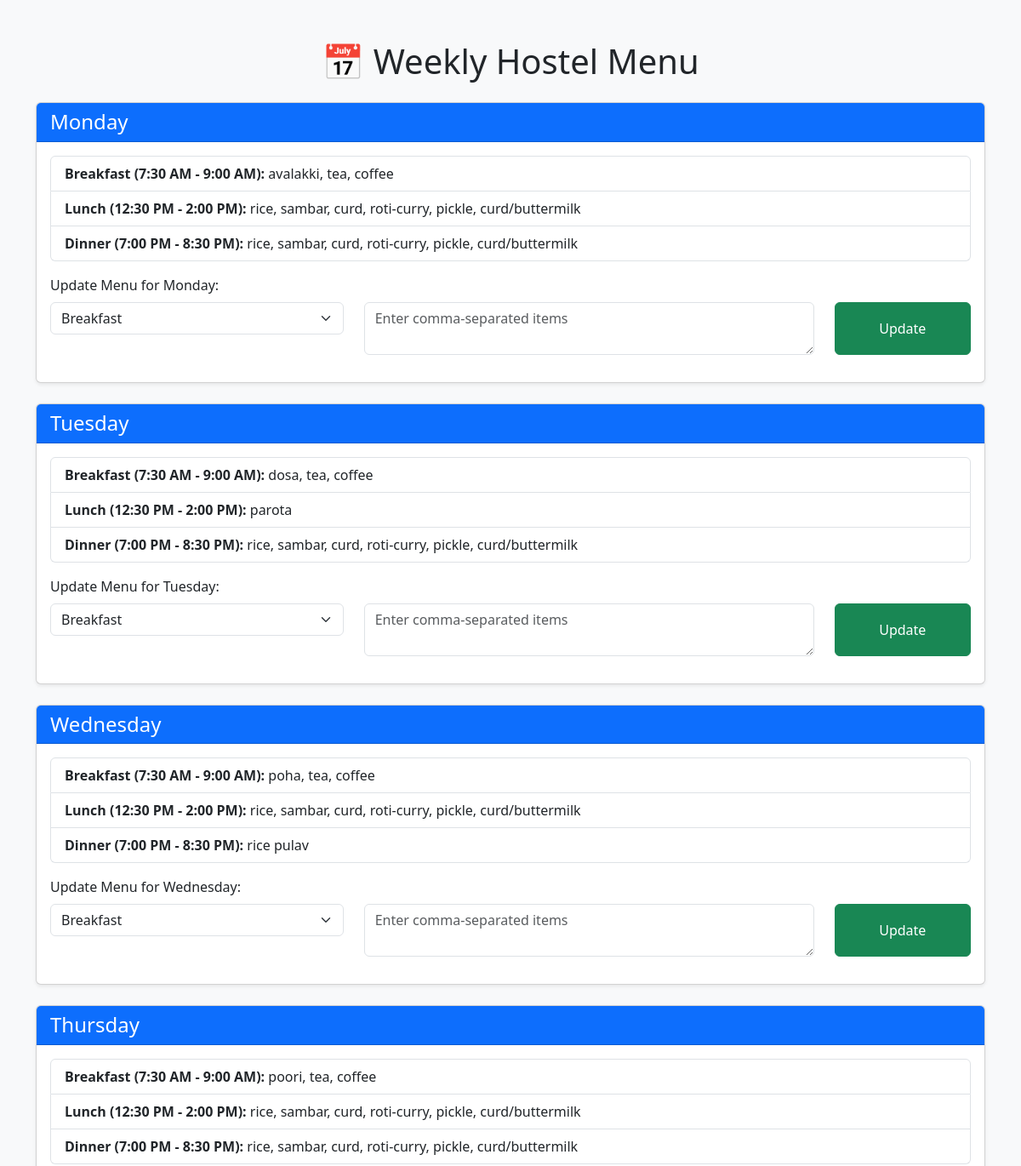
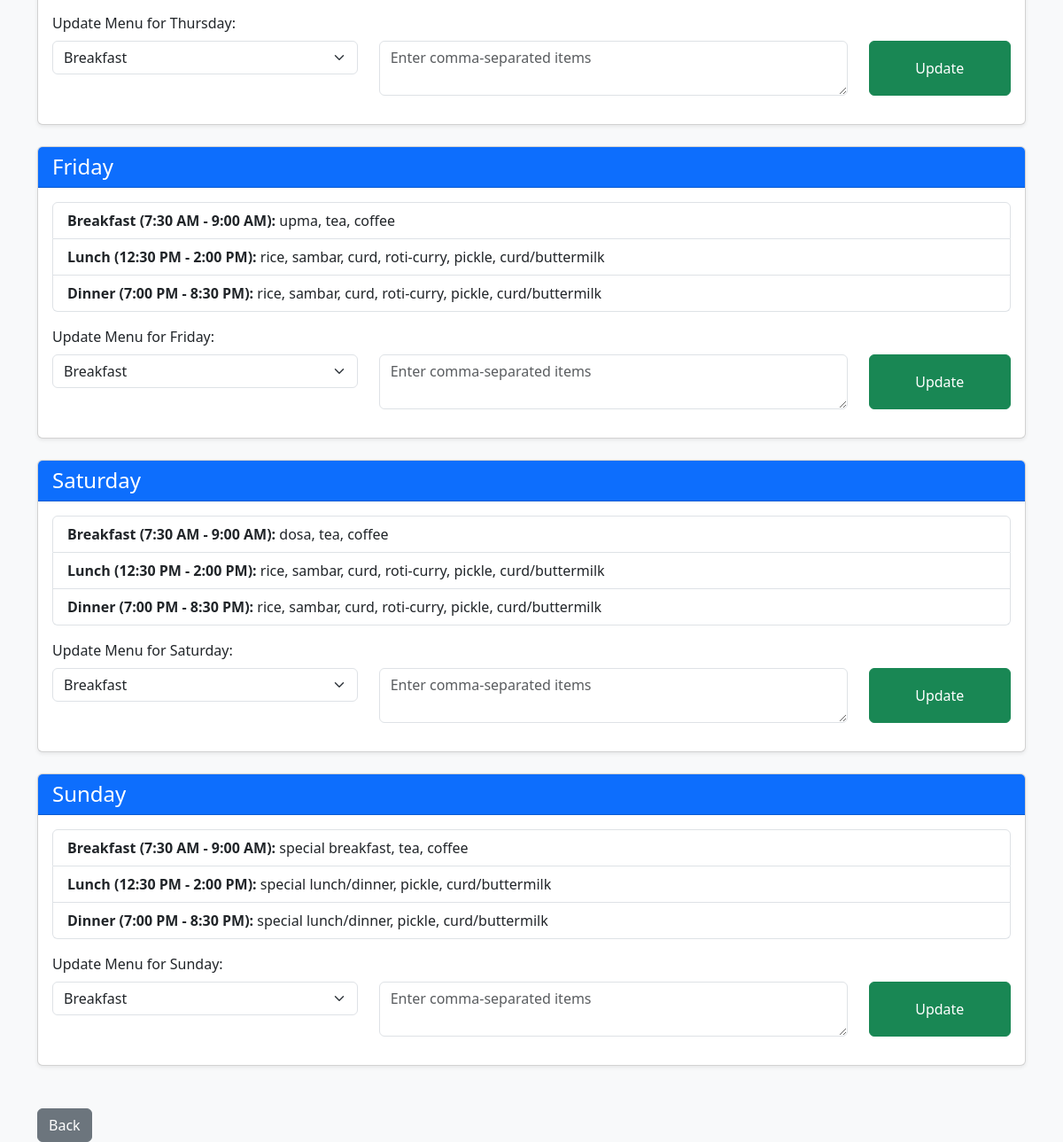
The page /menu on the database its author committed (2 pictures, top to bottom).
### tables this page shows
CREATE TABLE menu (
                        id INTEGER PRIMARY KEY AUTOINCREMENT,
                        day TEXT NOT NULL,
                        meal TEXT NOT NULL,  -- breakfast/lunch/dinner
                        items TEXT NOT NULL
                    );

### app.py (the view)
@app.route('/')
@app.route('/menu')
def show_menu():
    conn = get_db_connection()
    menu = conn.execute("SELECT * FROM menu").fetchall()
    conn.close()
    structured_menu = {}
    for row in menu:
        day = row['day']
        meal = row['meal']
        if day not in structured_menu:
            structured_menu[day] = {}
        structured_menu[day][meal] = row['items']
    timings = {
        "breakfast": "7:30 AM - 9:00 AM",
        "lunch": "12:30 PM - 2:00 PM",
        "dinner": "7:00 PM - 8:30 PM"
    }
    return render_template("menu.html", menu=structured_menu, timings=timings)

### app.py (called while the page is built)
def get_db_connection():
    conn = sqlite3.connect('students.db')
    conn.row_factory = sqlite3.Row
    return conn

### templates/menu.html (shortened to what this page needs)
<!DOCTYPE html>
<html lang="en">
<head>
    <link href="https://cdn.jsdelivr.net/npm/bootstrap@5.3.0/dist/css/bootstrap.min.css" rel="stylesheet">
</head>
<body class="bg-light">
    <div class="container mt-5">
        <h1 class="text-center mb-4">📅 Weekly Hostel Menu</h1>
        {% for day, meals in menu.items() %}
            <div class="card mb-4 shadow-sm">
                <div class="card-header bg-primary text-white">
                    <h4 class="mb-0">{{ day }}</h4>
                </div>
                <div class="card-body">
                    <ul class="list-group mb-3">
                        <li class="list-group-item">
                            <strong>Breakfast ({{ timings["breakfast"] }}):</strong> {{ meals["breakfast"] }}
                        </li>
                        <li class="list-group-item">
                            <strong>Lunch ({{ timings["lunch"] }}):</strong> {{ meals["lunch"] }}
                        </li>
                        <li class="list-group-item">
                            <strong>Dinner ({{ timings["dinner"] }}):</strong> {{ meals["dinner"] }}
                        </li>
                    </ul>
                    <form action="/update_menu" method="POST">
                        <div class="mb-3">
                            <label class="form-label">Update Menu for {{ day }}:</label>
                            <div class="row">
                                <div class="col-md-4">
                                    <select class="form-select" name="meal" required>
                                        <option value="breakfast">Breakfast</option>
                                    </select>
                                </div>
                                <div class="col-md-6">
                                    <textarea class="form-control" name="items" rows="2" placeholder="Enter comma-separated items" required></textarea>
                                </div>
                                <div class="col-md-2 d-grid">
                                    <button type="submit" class="btn btn-success">Update</button>
                                </div>
                            </div>
                        </div>
                    </form>
                </div>
            </div>
        {% endfor %}
    </div>
    <div class="container mt-5">
        <a href="http://localhost:5000" class="btn btn-secondary">Back</a>
    </div>
</body>
</html>

### rows shown on the page
menu: day "Monday", breakfast "7:30 AM - 9:00 AM", breakfast "avalakki, tea, coffee", lunch "12:30 PM - 2:00 PM", lunch "rice, sambar, curd, roti-curry, pickle, curd/buttermilk", dinner "7:00 PM - 8:30 PM", dinner "rice, sambar, curd, roti-curry, pickle, curd/buttermilk"
menu: day "Tuesday", breakfast "7:30 AM - 9:00 AM", breakfast "dosa, tea, coffee", lunch "12:30 PM - 2:00 PM", lunch "parota", dinner "7:00 PM - 8:30 PM", dinner "rice, sambar, curd, roti-curry, pickle, curd/buttermilk"
menu: day "Wednesday", breakfast "7:30 AM - 9:00 AM", breakfast "poha, tea, coffee", lunch "12:30 PM - 2:00 PM", lunch "rice, sambar, curd, roti-curry, pickle, curd/buttermilk", dinner "7:00 PM - 8:30 PM", dinner "rice pulav"
menu: day "Thursday", breakfast "7:30 AM - 9:00 AM", breakfast "poori, tea, coffee", lunch "12:30 PM - 2:00 PM", lunch "rice, sambar, curd, roti-curry, pickle, curd/buttermilk", dinner "7:00 PM - 8:30 PM", dinner "rice, sambar, curd, roti-curry, pickle, curd/buttermilk"
menu: day "Friday", breakfast "7:30 AM - 9:00 AM", breakfast "upma, tea, coffee", lunch "12:30 PM - 2:00 PM", lunch "rice, sambar, curd, roti-curry, pickle, curd/buttermilk", dinner "7:00 PM - 8:30 PM", dinner "rice, sambar, curd, roti-curry, pickle, curd/buttermilk"
menu: day "Saturday", breakfast "7:30 AM - 9:00 AM", breakfast "dosa, tea, coffee", lunch "12:30 PM - 2:00 PM", lunch "rice, sambar, curd, roti-curry, pickle, curd/buttermilk", dinner "7:00 PM - 8:30 PM", dinner "rice, sambar, curd, roti-curry, pickle, curd/buttermilk"
menu: day "Sunday", breakfast "7:30 AM - 9:00 AM", breakfast "special breakfast, tea, coffee", lunch "12:30 PM - 2:00 PM", lunch "special lunch/dinner, pickle, curd/buttermilk", dinner "7:00 PM - 8:30 PM", dinner "special lunch/dinner, pickle, curd/buttermilk"
